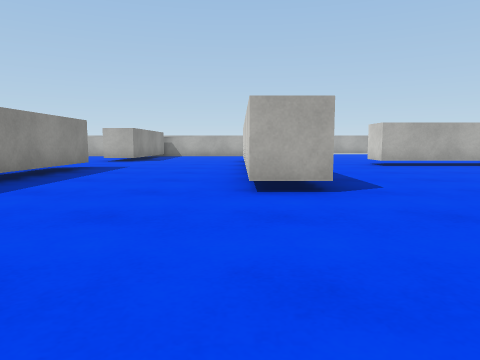
View 1 (above)

22 first-person views from a walk through a 3-D level made in the Unity game engine. The camera is 0.58 m above the floor, tilts 6° down and sees 70° across. The floor is counted in squares, 1 m on a side. Each view is taken from the middle of a square. On the plan, view 1 faces up. The plan holds only what a view shows up to about 9 squares ahead; the rest is blank. The player is left out. Some animated figures are not drawn. Surface patterns are stand-ins for the level's own textures.

View 2
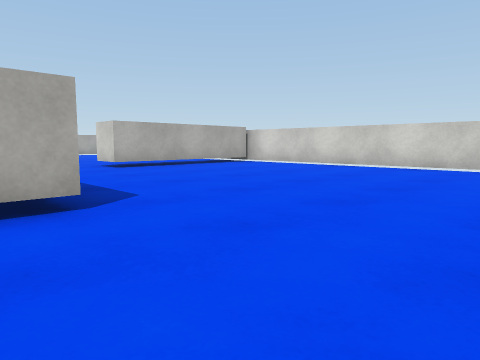

View 3
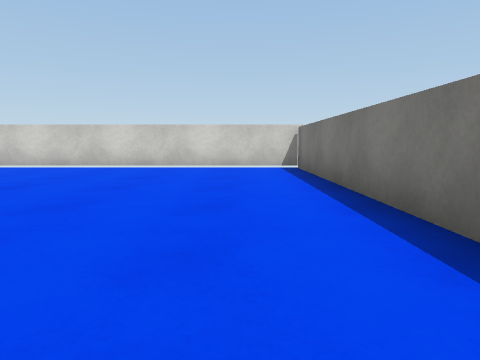

View 4
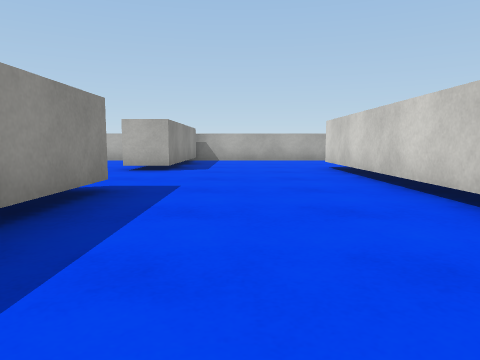

View 5
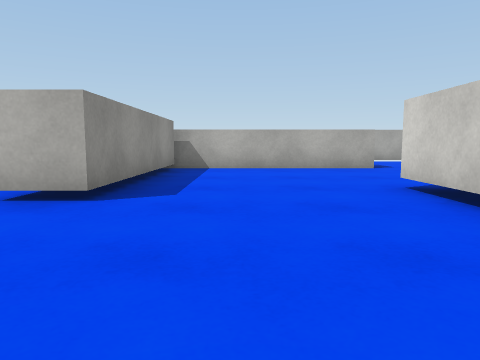

View 6
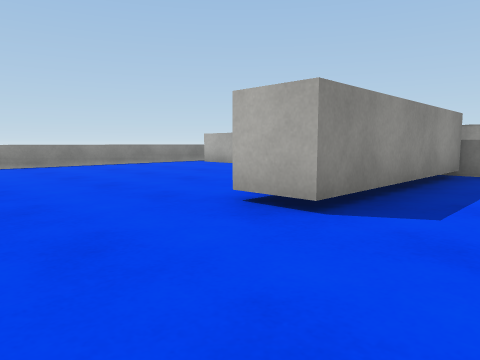

View 7
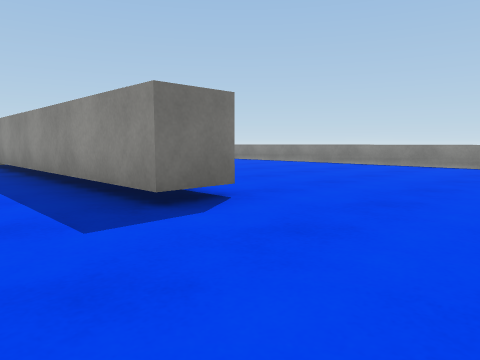

View 8
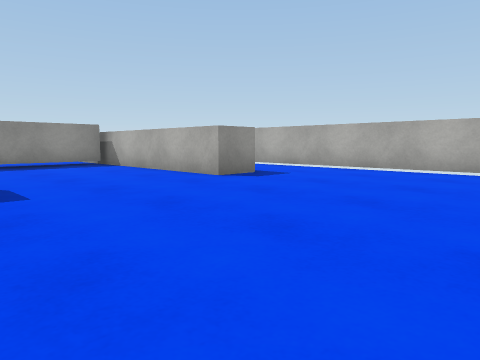

View 9
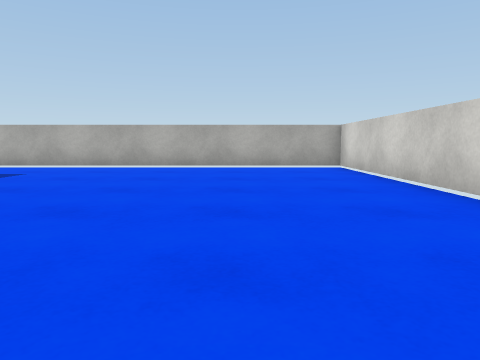

View 10
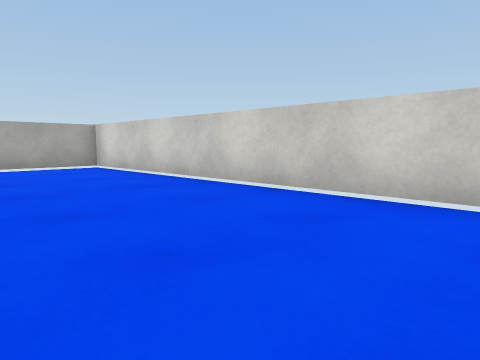

View 11
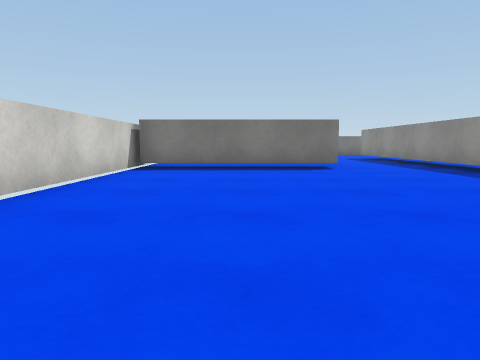

View 12
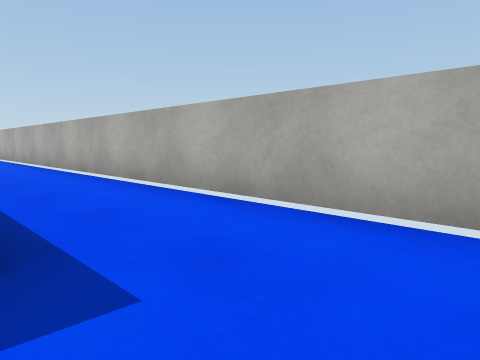

View 13
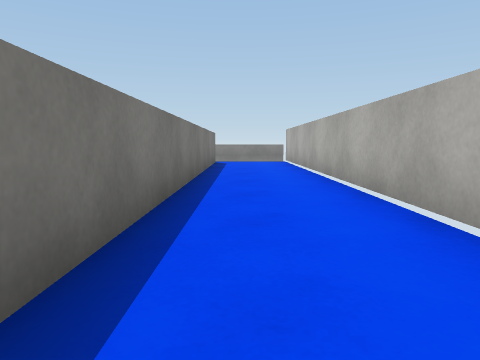

View 14
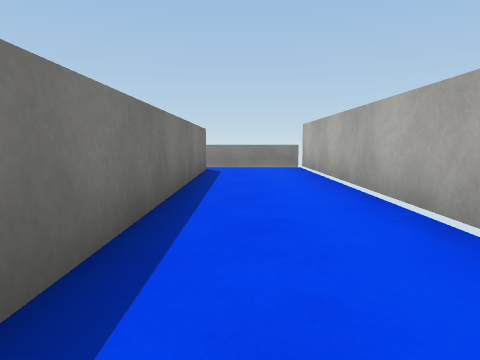

View 15
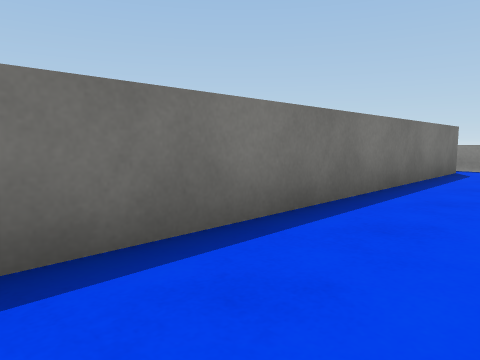

View 16
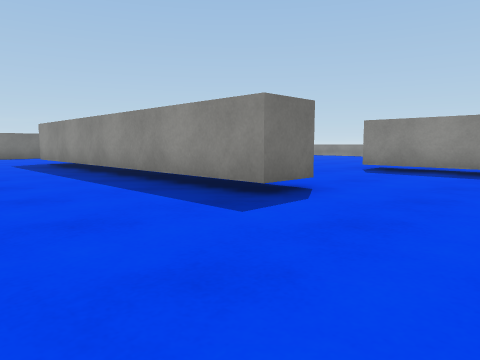

View 17
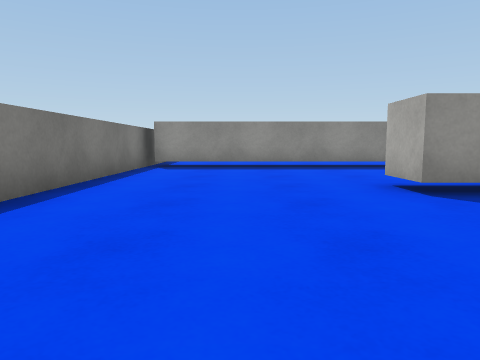

View 18
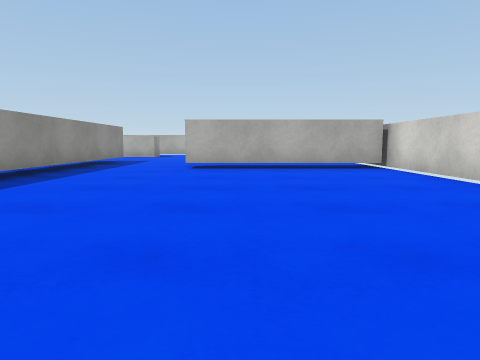

View 19
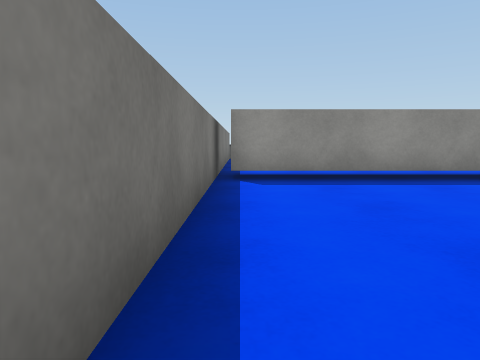

View 20
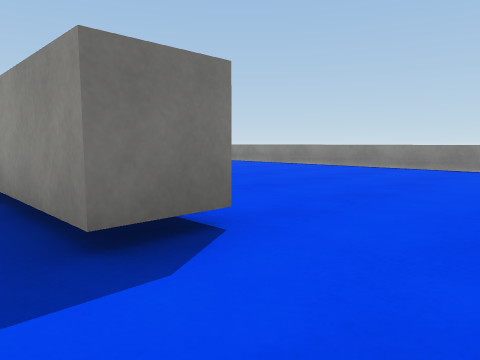

View 21
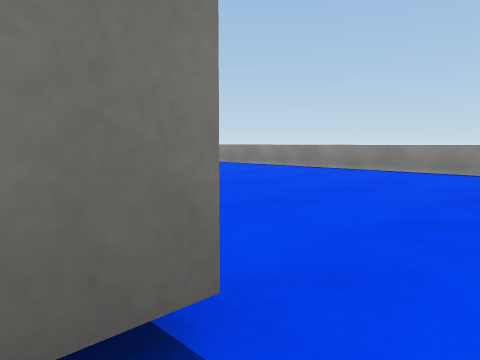

View 22
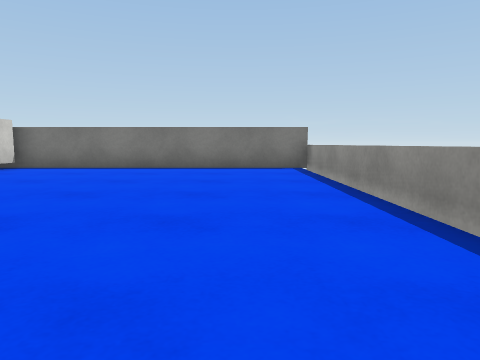

### Floor plan
Key: @ floor where view 1 was taken; # wall or solid block; x gap in a wall; . floor; = window, fence, low wall or low ledge; T thing the floor can be seen under or through.
Columns run from 12 left of view 1 to 9 right of it. Each row starts with its distance up from view 1.
 20  x####################
 19 =....................#
 18 =....................#
 17 #x############.......#
 16         ######.......#
 15    ..   #............#
 14   ....  #............#
 13  .......#............#
 12 =.......#...##.......#
 11 =...........##.......#
 10   ..........##..######
  9 =...........##..######
  8 =.......#...##.......#
  7 =.......#...##.......#
  6 =.......#...##.......#
  5 =..... .T...##.......#
  4 =..... .T...##.......#
  3 =.......T............#
  2 =.......T............#
  1 =.......T............#
  0 =.......#...@........#
 -1 ######################

Where each view was taken, in squares from view 1:
view 1: 0 up, 0 right, facing up
view 2: 1 up, 0 right, facing up-right
view 3: 1 up, 0 right, facing right
view 4: 4 up, 2 left, facing up
view 5: 8 up, 2 left, facing up
view 6: 9 up, 2 left, facing up-left
view 7: 11 up, 2 left, facing down-left
view 8: 12 up, 6 right, facing up-left
view 9: 11 up, 6 right, facing up
view 10: 11 up, 5 right, facing up-right
view 11: 18 up, 6 right, facing down
view 12: 17 up, 3 right, facing up-left
view 13: 18 up, 0 right, facing left
view 14: 18 up, 3 left, facing left
view 15: 19 up, 3 left, facing down-left
view 16: 15 up, 4 right, facing down-left
view 17: 2 up, 5 right, facing left
view 18: 1 up, 5 right, facing up
view 19: 0 up, 2 right, facing left
view 20: 10 up, 3 left, facing down-left
view 21: 9 up, 4 left, facing down-left
view 22: 8 up, 10 left, facing down
